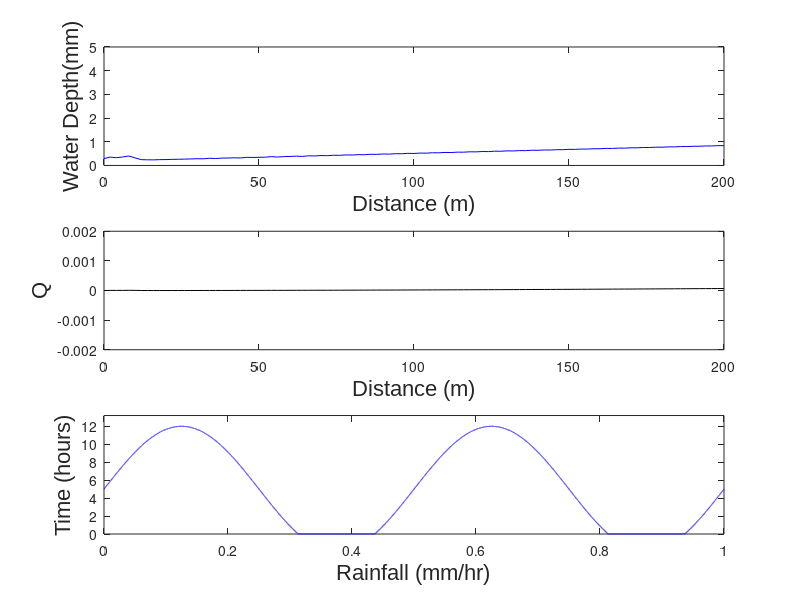

Here is the MATLAB script that generated this plot:
%% Surface Flow
%Marko Visnjic 8 March 2016
%% Parameters

clear all
figure (1)
clf

k = 10^-2;

g = 9.81; 

%% Topography
dx=2;
xmax=200;
x=0:dx:xmax;


zmax=20;
S = zmax/xmax;
z=zmax-(S*x);


%% Time
dt = 0.1; % in seconds
tmax = 3600; %in seconds
t = 0:dt:tmax;
nplots = 50;
tplot = tmax/nplots; % plotting interval

imax = length(t);

%% Precipitation
R0 = 0.005; 
period = 1800;
Ramp = 0.007;
precip = R0 + Ramp*sin(2*pi*t/period);
precip = precip/3600; % converts to m/second rates
precip = max(precip,0);

I0 = 1e-3; % infiltration if wet in m/hr
I0 = I0/3600; % converts to m/second
water = zeros(size(x));
h = water;
sub_zero = find(precip<0);
precip(sub_zero)=0;

zt = z+water; %total topo including water...spo water surface topo
ff = 0.5; % upslope weighting if>0.5...0.5 would be even weighting
vonkarman = 0.4;
z0 = 1e-4; % roughness constant in m

for i=1:imax
    wet = find(h>0);
    I=zeros(size(x));
    I(wet) = I0; % infiltration rate if wet
    P = precip(i)*ones(size(x)); %uniform rainfall
    hedge = ff*(h(1:end-1))+((1-ff)*h(2:end));
    dzdx = diff(z)/dx; %Slope
    
        ustar = sqrt(g*hedge.*abs(dzdx));
        ubar = zeros(size(hedge));
        flow = find(hedge>z0);
        ubar(flow) = (ustar(flow)./vonkarman).*(log(hedge(flow)/z0)-1); 
        q = ubar.*hedge;
    q = [0 q]; %No flux at top of hill
    dqdx = diff(q)/dx;
    dqdx = [dqdx dqdx(end)];

    dhdt = -dqdx + (P-I);
    h = h + (dhdt*dt);
    h = max(0,h); % eliminates negative water thicknesses
    zt = z + h;
    if(rem(t(i),tplot)==0)
        max(h);
    figure (1)
    subplot(3,1,1)
    plot(x,h*1000,'b')
    axis([0 xmax 0 5])
ylabel('Water Depth(mm)','FontSize',16,'fontname','arial')
        xlabel('Distance (m)','FontSize',16,'fontname','arial')
        drawnow
        hold off

    subplot(3,1,2)
    plot(x,q,'k')
        axis([0 xmax -2e-3 2e-3])
    ylabel('Q','FontSize',16,'fontname','arial')
        xlabel('Distance (m)','FontSize',16,'fontname','arial')
    hold off
    
    subplot(3,1,3)
    plot(t/3600,precip*3600*1000,'b') % precip in mm/hr
    axis([0 tmax/3600 0 1.1*max(precip)*3600*1000])
    ylabel('Time (hours)','FontSize',16,'fontname','arial')
    xlabel('Rainfall (mm/hr)','FontSize',16,'fontname','arial')

    end
    
end